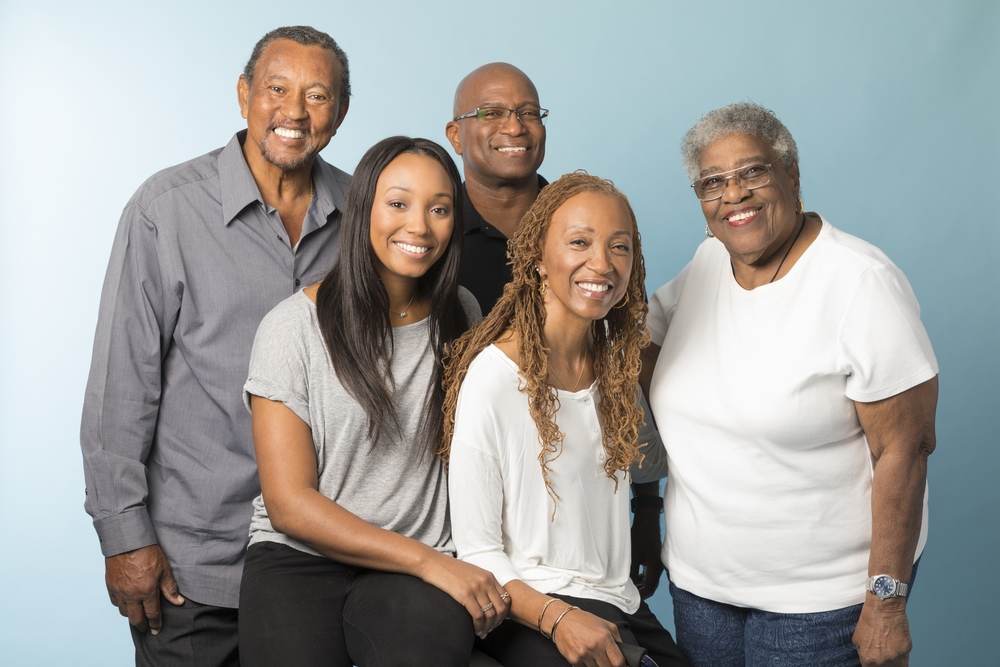
#> input picture people.jpg, 1000 x 667 px
$ python faceDetection.py
#> lines starting #> are read from the running program, lines starting #| are printed output that depends on the picture; after the words box and inside, x2 and y2 are one past the last pixel; in counts of white or black regions, pixels touching at a corner belong together

import numpy as np
import cv2

face_cascade = cv2.CascadeClassifier('haarcascade_frontalface_default.xml')
eye_cascade = cv2.CascadeClassifier('haarcascade_eye.xml')

img = cv2.imread('people.jpg')
#> img is the input picture: shape (667, 1000, 3); mean B, G, R 157.5, 160, 160
gray = cv2.imread('people.jpg', 0) # change to greyscale
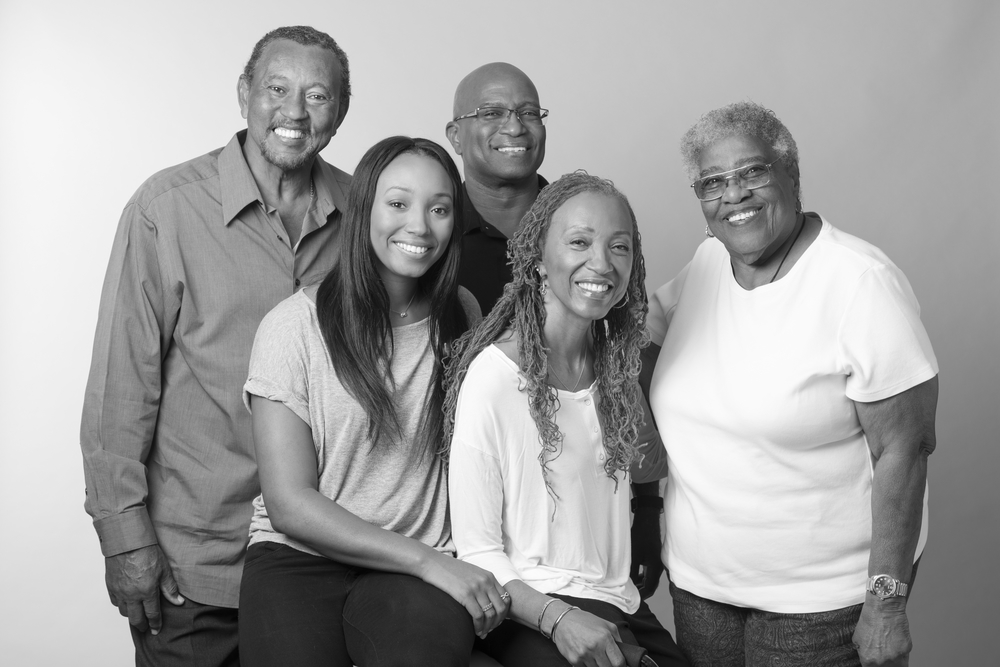
#> gray: shape (667, 1000); min 2, max 255, mean 159.7

# As this is, it's not getting all the faces!!
# This is good practice for tuning your CV parameters
faces = face_cascade.detectMultiScale(gray, 1.3, 5)
#> faces = [[466, 81, 86, 86], [364, 166, 101, 101], [542, 203, 106, 106]]
for (x,y,w,h) in faces:
    cv2.rectangle(img,(x,y),(x+w,y+h),(255,0,0),2)
    roi_gray = gray[y:y+h, x:x+w]
    roi_color = img[y:y+h, x:x+w]
    eyes = eye_cascade.detectMultiScale(roi_gray)
    for (ex,ey,ew,eh) in eyes:
        cv2.rectangle(roi_color,(ex,ey),(ex+ew,ey+eh),(0,255,0),2)
#> this loop made 3 passes
#> (x, y, w, h, eyes) on passes 2 to 3: (364, 166, 101, 101, [[18, 23, 31, 31], [61, 32, 24, 24]]), (542, 203, 106, 106, [[23, 25, 29, 29], [64, 32, 25, 25]])
#> pass 1, `roi_gray = gray[y:y+h, x:x+w]`:
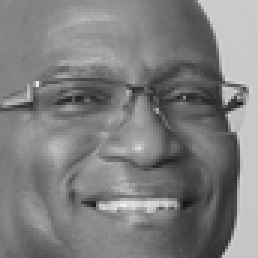
#> roi_gray: shape (86, 86) (shown 3 times larger); min 20, max 241, mean 126.9
#> pass 1, `roi_color = img[y:y+h, x:x+w]`:
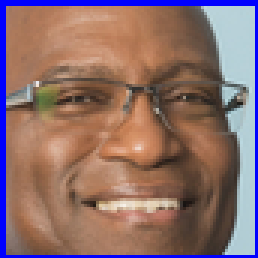
#> roi_color: shape (86, 86, 3) (shown 3 times larger); mean B, G, R 108.6, 110.2, 140.3
#> pass 2, `roi_color = img[y:y+h, x:x+w]`:
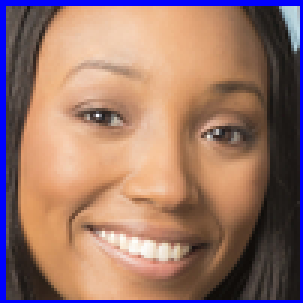
#> roi_color: shape (101, 101, 3) (shown 3 times larger); mean B, G, R 106.9, 117.1, 152.9
#> after the loop:
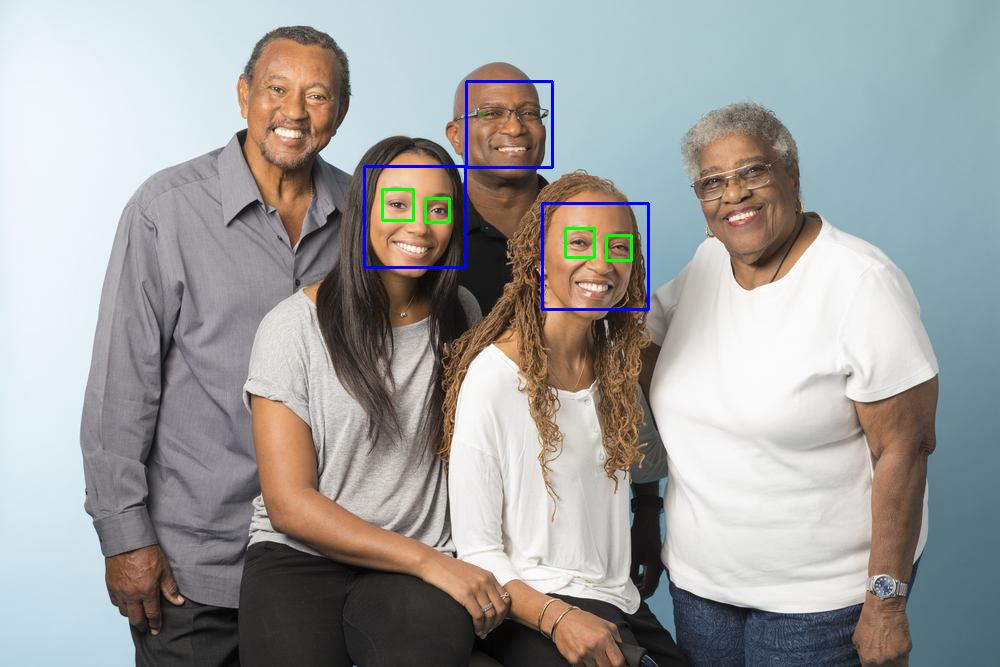
#> img: shape (667, 1000, 3); 0.72% of pixels changed, all inside (x1, y1, x2, y2) = (363, 80, 650, 311)
#> after the loop:
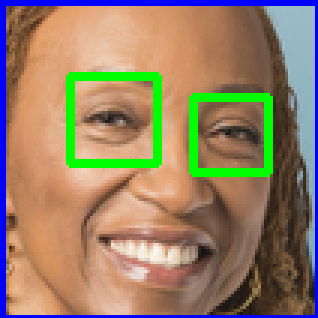
#> roi_color: shape (106, 106, 3) (shown 3 times larger); mean B, G, R 103.4, 128.3, 149
#> after the loop:
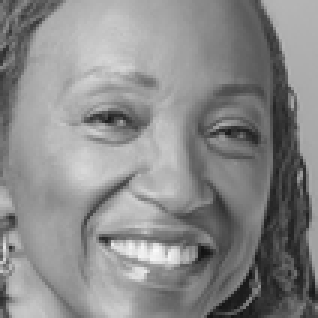
#> roi_gray: shape (106, 106) (shown 3 times larger); min 18, max 249, mean 137.3

cv2.imshow('img',img)
cv2.waitKey(0)
cv2.destroyAllWindows()
